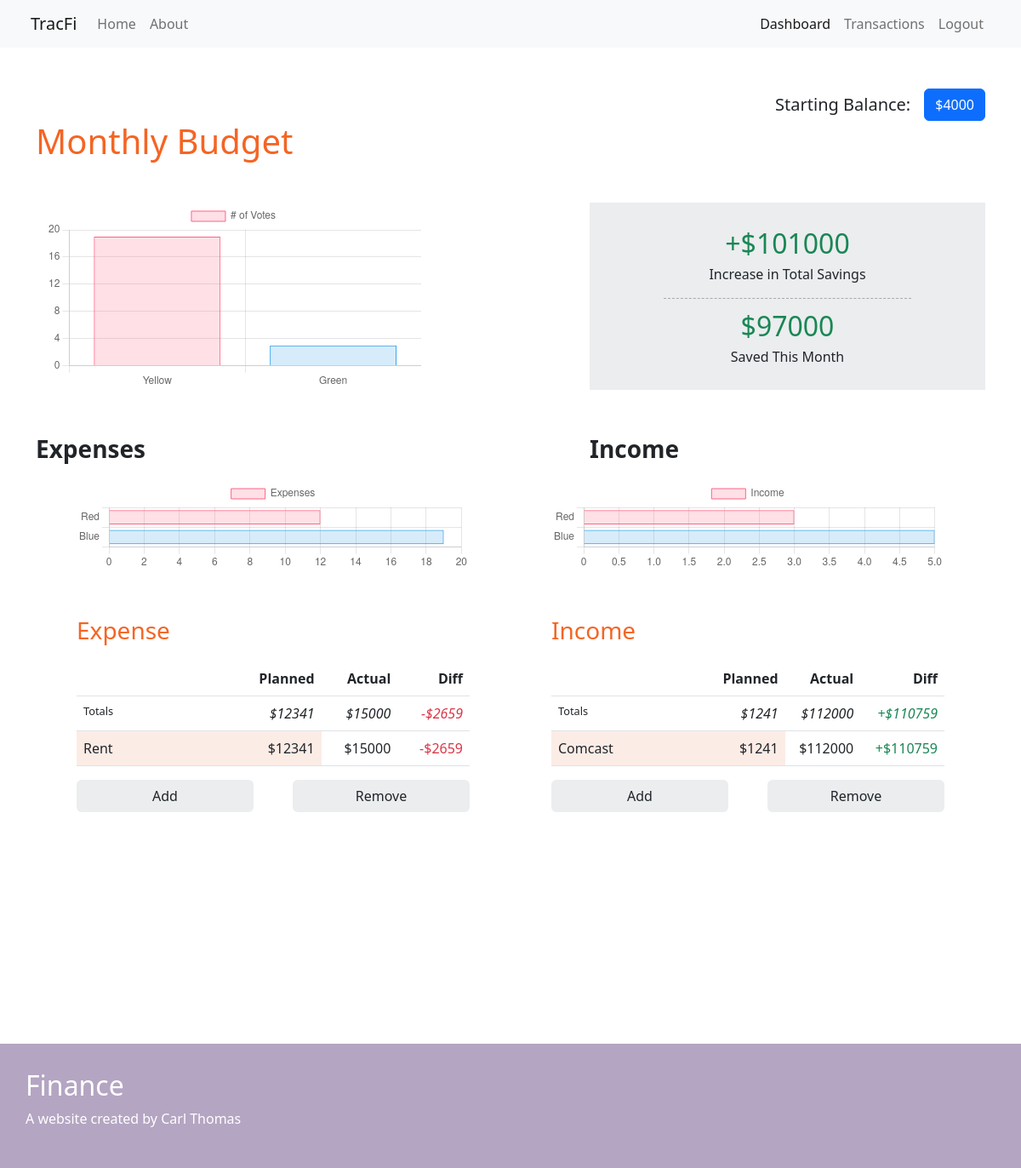
Page /dashboard (signed in) on the earlier database version.
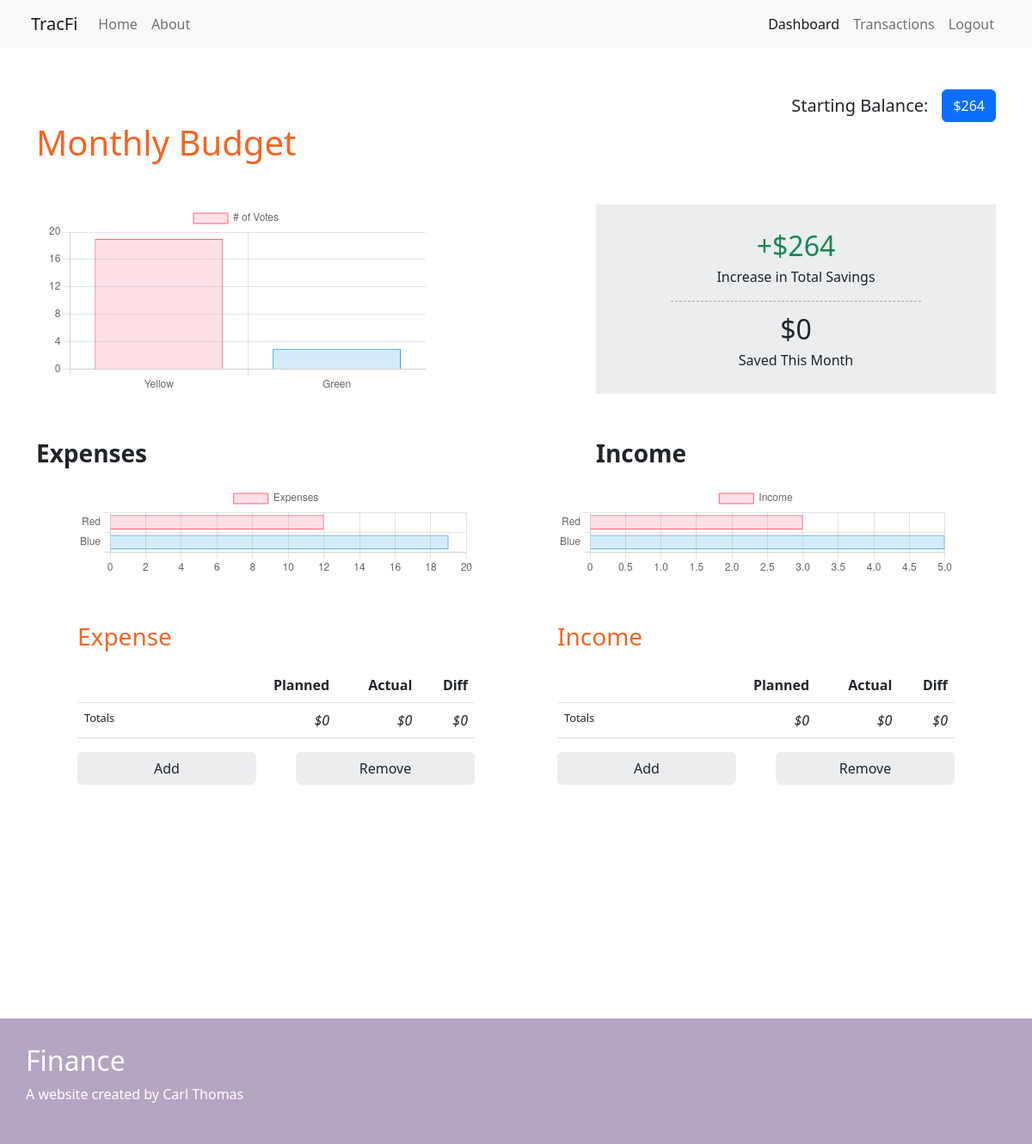
Same page on the later database version.
### testwebsite/models.py (models this page shows, shortened)
class StartingBalance(db.Model):
    id = db.Column(db.Integer, primary_key=True, nullable=False)
    user_id = db.Column(db.Integer, db.ForeignKey('user.id'), nullable=False)
    starting_balance = db.Column(db.Integer, nullable=False)
    date = db.Column(db.DATETIME, nullable=False, default=datetime.utcnow())

class ExpenseCategories(db.Model):
    id = db.Column(db.Integer, primary_key=True)
    user_id = db.Column(db.Integer, db.ForeignKey('user.id'), nullable=False)
    name = db.Column(db.String(20), nullable=False)
    planned_amount = db.Column(db.Integer, nullable=False)
    expense_transactions = db.relationship('ExpenseTransactions', cascade='all, delete', backref='exp_category_name',
                                           lazy=True)

class IncomeCategories(db.Model):
    id = db.Column(db.Integer, primary_key=True)
    user_id = db.Column(db.Integer, db.ForeignKey('user.id'), nullable=False)
    name = db.Column(db.String(20), nullable=False)
    planned_amount = db.Column(db.Integer, nullable=False)
    income_transactions = db.relationship('IncomeTransactions', cascade='all, delete', backref='inc_category_name', lazy=True)

### testwebsite/routes.py (the view)
@app.route("/dashboard", methods=["POST", "GET"])
@login_required
def dashboard():
    exp_category_totals = show_categories('expense')
    inc_category_totals = show_categories('income')
    balance_form = BalanceForm()
    add_expense_category_form = AddExpenseCategoryForm()
    starting_balance = StartingBalance.query.filter_by(user_id=current_user.id).all()
    add_income_category_form = AddIncomeCategoryForm()
    expense_categories = [category for category in ExpenseCategories.query.filter_by(user_id=current_user.id)]
    income_categories = [category for category in IncomeCategories.query.filter_by(user_id=current_user.id)]
    expense_transaction_total = sum(
        [i.amount for i in ExpenseTransactions.query.filter_by(user_id=current_user.id).all()])
    income_transaction_total = sum(
        [i.amount for i in IncomeTransactions.query.filter_by(user_id=current_user.id).all()])
    expense_total = sum([amount.planned_amount for amount in expense_categories])
    income_total = sum([amount.planned_amount for amount in income_categories])
    if current_user.is_authenticated:
        if request.method == "POST":
            if balance_form.validate_on_submit() and balance_form.starting_balance.data:
                try:
                    stmt = StartingBalance(user_id=current_user.id, starting_balance=balance_form.starting_balance.data)
                    db.session.add(stmt)
                    db.session.commit()
                    flash('Starting Balance Updated!', 'success')
                    return redirect(url_for('dashboard'))
                except Err as e:
                    print(f'SQLAlchemy Error: {e}')
                    return redirect(url_for('dashboard'))
            elif add_expense_category_form.validate_on_submit() and add_expense_category_form.expense_name.data:
                category = ExpenseCategories(user_id=current_user.id,
                                             name=add_expense_category_form.expense_name.data,
                                             planned_amount=add_expense_category_form.expense_planned.data)
                db.session.add(category)
                db.session.commit()
                flash('New Expense Category Added!', 'success')
                return redirect(url_for('dashboard'))
            elif "RemoveExpense" in request.form.to_dict():
                try:
                    user = db.session.query(ExpenseCategories).filter(ExpenseCategories.user_id == current_user.id).first()
                    db.session.delete(user)
                    db.session.commit()
                    flash('Expense Category Removed', 'success')
                except Err as e:
                    print(f'SQLAlchemy Error: {e}')
                    return redirect(url_for('dashboard'))
                return redirect(url_for('dashboard'))
            elif add_income_category_form.validate_on_submit() and add_income_category_form.income_name.data:
                category = IncomeCategories(user_id=current_user.id, name=add_income_category_form.income_name.data,
                                            planned_amount=add_income_category_form.income_planned.data)
                db.session.add(category)
                db.session.commit()
                flash('New Income Category Added!', 'success')
                return redirect(url_for('dashboard'))
            elif "RemoveIncome" in request.form.to_dict():
                try:
                    user = db.session.query(IncomeCategories).filter(IncomeCategories.user_id == current_user.id).first()
                    db.session.delete(user)
                    db.session.commit()
                    flash('Income Category Removed!', 'success')
                except Err as e:
                    print(f'SQLAlchemy Error: {e}')
                    return redirect(url_for('dashboard'))
                return redirect(url_for('dashboard'))
            else:
                return render_template('./dashboard.html', title='Dashboard', balance_form=balance_form,
                                       add_expense_category_form=add_expense_category_form,
                                       add_income_category_form=add_income_category_form,
                                       expense_categories=expense_categories, income_categories=income_categories,
                                       expense_total=expense_total, income_total=income_total,
                                       starting_balance=starting_balance, exp_category_totals=exp_category_totals,
                                       expense_transaction_total=expense_transaction_total,
                                       income_transaction_total=income_transaction_total,
                                       inc_category_totals=inc_category_totals)
        else:
            return render_template('./dashboard.html', title='Dashboard', balance_form=balance_form,
                                   add_expense_category_form=add_expense_category_form,
                                   add_income_category_form=add_income_category_form,
                                   expense_categories=expense_categories, income_categories=income_categories,
                                   expense_total=expense_total, income_total=income_total,
                                   starting_balance=starting_balance, exp_category_totals=exp_category_totals,
                                   expense_transaction_total=expense_transaction_total,
                                   income_transaction_total=income_transaction_total,
                                   inc_category_totals=inc_category_totals)

### testwebsite/templates/dashboard.html (shortened to what this page needs)
{% extends "layout.html" %}
{% block content %}
    <div class="dashboard--main container p-4">
        <div class="row mt-4">
            <div class="p-0 d-flex justify-content-end fs-5">
                <p class="d-flex align-self-center pe-3 mb-0">Starting Balance: </p>
                <button type="button" class="btn btn-primary" data-bs-toggle="modal" data-bs-target="#exampleModal">
                    {% if starting_balance %}
                        ${{ starting_balance[-1].starting_balance }}
                        {% else %}
                        $0.00
                    {% endif %}
                </button>
            </div>
        </div>
        <div class="row">
            <div class="col-6 p-0">
                <h1 class="mb-0 p-0 header--orange">Monthly Budget</h1>
            </div>
        </div>
        <div class="row justify-content-between">
            <div class="col-5 mt-5 d-flex align-items-center justify-content-center">
                <canvas id="balanceChart"></canvas>
            </div>
            <div class="col-5 mt-5 p-2 d-flex flex-column align-items-center" style="background-color: #ebedef">
                <div class="pb-2 d-flex justify-content-center flex-column text-center" style="width: 65%">
                    {% if starting_balance %}
                        {% if (starting_balance[-1].starting_balance + income_transaction_total) - expense_transaction_total > 0 %}
                            <p class="mt-3 fs-2 m-0 text-success">+${{ (starting_balance[-1].starting_balance + income_transaction_total) - expense_transaction_total }}</p>
                            {% else %}
                                <p class="mt-3 fs-2 m-0 text-danger">-${{ -1 * ((starting_balance[-1].starting_balance + income_transaction_total) - expense_transaction_total) }}</p>
                        {% endif %}
                        {% else %}
                            <p class="mt-3 fs-2 m-0 text-success">$0</p>
                    {% endif %}
                    <p class="fs-6 m-0 pb-3" style="border-bottom: 1px dashed darkgray">Increase in Total Savings</p>
                </div>
                <div class="d-flex justify-content-center flex-column text-center" style="width: 65%">
                    {% if (income_transaction_total - expense_transaction_total) > expense_transaction_total %}
                        <p class="fs-2 m-0 text-success">${{ (income_transaction_total - expense_transaction_total) }}</p>
                        {% else %}
                            <p class="fs-2 m-0">$0</p>
                    {% endif %}
                    <p class="mb-3 fs-6 m-0">Saved This Month</p>
                </div>
            </div>
        </div>
        <div class="row justify-content-between mt-5">
            <div class="col-5 p-0">
                <p class="fs-3 fw-bold">Expenses</p>
            </div>
            <div class="col-5 p-0">
                <p class="fs-3 fw-bold">Income</p>
            </div>
        </div>
        <div class="row justify-content-between">
            <div class="col ps-5 pe-5 justify-content-between">
                <canvas id="expenseChart" height="70%"></canvas>
            </div>
            <div class="col ps-5 pe-5 justify-content-between">
                <canvas id="incomeChart" height="70%"></canvas>
            </div>
        </div>
        <div class="row justify-content-between mt-5">
            <div class="col ps-5 pe-5 mb-5">
                <p class="fs-3 header--orange">Expense</p>
                <table class="table dashboard--table float-end">
                    <tr>
                        <th></th>
                        <th>Planned</th>
                        <th>Actual</th>
                        <th>Diff</th>
                    </tr>
                    <tr>
                        <th class="total--header fw-light">Totals</th>
                        <th class="fw-light fst-italic">${{ expense_total }}</th>
                        <th class="fw-light fst-italic">${{ expense_transaction_total }}</th>
                        {% if expense_total - expense_transaction_total < 0 %}
                            <th class="fw-light fst-italic text-danger">
                                -${{ -1 * (expense_total - expense_transaction_total) }}
                            </th>
                            {% elif expense_total - expense_transaction_total == 0 %}
                                <th class="fw-light fst-italic">
                                    ${{ (expense_total - expense_transaction_total) }}
                                </th>
                            {% else %}
                            <th class="fw-light fst-italic text-success">
                                ${{ (expense_total - expense_transaction_total) }}
                            </th>
                        {% endif %}
                    </tr>
                    {% for row in expense_categories %}
                        <tr>
                            <td>{{ row.name }}</td>
                            <td>${{ row.planned_amount }}</td>
                            <td>${{ exp_category_totals[row.name] }}</td>
                            {% if row.planned_amount - exp_category_totals[row.name] < 0 %}
                                <td class="text-danger">
                                    -${{ -1 * (row.planned_amount - exp_category_totals[row.name]) }}
                                </td>
                                {% else %}
                                    <td class="text-success">
                                        +${{ row.planned_amount - exp_category_totals[row.name] }}
                                    </td>
                            {% endif %}
                        </tr>
                    {% endfor %}
                </table>
                <div class="d-flex justify-content-between float-end" style="width: 100%">
                    <button type="button" class="btn" data-bs-toggle="modal" data-bs-target="#addModalExpense" style="width: 45%; background-color: #ebedef">
                      Add
                    </button>
                    <button type="button" class="btn" data-bs-toggle="modal" data-bs-target="#removeModalExpense" style="width: 45%; background-color: #ebedef">
                      Remove
                    </button>
                </div>
            </div>
            <div class="col pe-5 ps-5">
                <p class="fs-3 header--orange">Income</p>
                <table class="table dashboard--table float-end">
                    <tr>
                        <th></th>
                        <th>Planned</th>
                        <th>Actual</th>
                        <th>Diff</th>
                    </tr>
                    <tr>
                        <th class="total--header fw-light">Totals</th>
                        <th class="fw-light fst-italic">${{ income_total }}</th>
                        <th class="fw-light fst-italic">${{ income_transaction_total }}</th>
                        {% if -1 * (income_total - income_transaction_total) < income_total %}
                            <th class="fw-light fst-italic text-danger">
                                -${{ (income_total - income_transaction_total) }}
                            </th>
                            {% elif (income_total - income_transaction_total) == 0 %}
                                <th class="fw-light fst-italic">
                                    ${{ (income_total - income_transaction_total) }}
                                </th>
                            {% else %}
                            <th class="fw-light fst-italic text-success">
                                +${{ -1 * (income_total - income_transaction_total) }}
                            </th>
                        {% endif %}
                    </tr>
                    {% for row in income_categories %}
                        <tr>
                            <td>{{ row.name }}</td>
                            <td>${{ row.planned_amount }}</td>
                            <td>${{ inc_category_totals[row.name] }}</td>
                            {% if -1 * (row.planned_amount - inc_category_totals[row.name]) < row.planned_amount %}
                                <td class="text-danger">
                                    -${{ (row.planned_amount - inc_category_totals[row.name]) }}
                                </td>
                                {% elif (row.planned_amount - inc_category_totals[row.name]) == 0 %}
                                    <td>
                                        ${{ (row.planned_amount - inc_category_totals[row.name]) }}
                                    </td>
                                {% else %}
                                    <td class="text-success">
                                        +${{ -1 * (row.planned_amount - inc_category_totals[row.name]) }}
                                    </td>
                            {% endif %}
                        </tr>
                    {% endfor %}
                </table>
                <div class="d-flex justify-content-between float-end" style="width: 100%">
                    <button type="button" class="btn" data-bs-toggle="modal" data-bs-target="#addModalIncome" style="width: 45%; background-color: #ebedef">
                      Add
                    </button>
                    <button type="button" class="btn" data-bs-toggle="modal" data-bs-target="#removeModalIncome" style="width: 45%; background-color: #ebedef">
                      Remove
                    </button>
                </div>
            </div>
        </div>
    </div>
{% endblock content %}

Differences in the rows shown:
removed StartingBalance: starting_balance "4000", starting_balance "101000"
removed ExpenseCategories: name "Rent", planned_amount "12341", name "15000", 1*(row.planned_amount-exp_category_totals[row.name]) "2659"
removed IncomeCategories: name "Comcast", planned_amount "1241", name "112000", 1*(row.planned_amount-inc_category_totals[row.name]) "110759"
now on this page (row edited): StartingBalance: starting_balance "264"
Other differences:
{{ expense_total }}: "12341" → "0"
{{ expense_transaction_total }}: "15000" → "0"
{{ (expense_total - expense_transaction_total) }}: (not shown) → "0"
{{ income_total }}: "1241" → "0"
{{ income_transaction_total }}: "112000" → "0"
{{ (income_total - income_transaction_total) }}: (not shown) → "0"
{{ (income_transaction_total - expense_transaction_total) }}: "97000" → (not shown)
{{ 1 * (expense_total - expense_transaction_total) }}: "2659" → (not shown)
{{ 1 * (income_total - income_transaction_total) }}: "110759" → (not shown)
text now shown: "$0"
